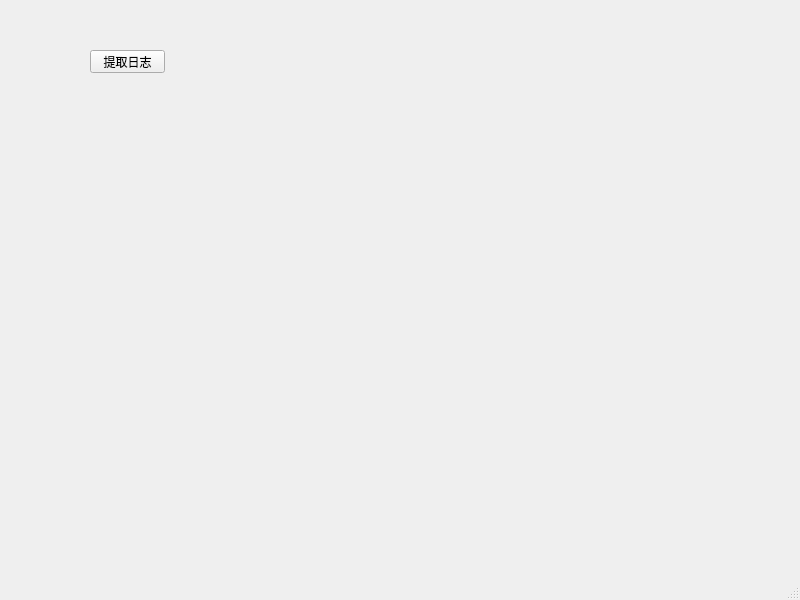
<?xml version="1.0" encoding="UTF-8"?>
<ui version="4.0">
 <class>MainWindow</class>
 <widget class="QMainWindow" name="MainWindow">
  <property name="geometry">
   <rect>
    <x>0</x>
    <y>0</y>
    <width>800</width>
    <height>600</height>
   </rect>
  </property>
  <property name="windowTitle">
   <string>MainWindow</string>
  </property>
  <widget class="QWidget" name="centralwidget">
   <widget class="QPushButton" name="pushButton">
    <property name="geometry">
     <rect>
      <x>90</x>
      <y>50</y>
      <width>75</width>
      <height>23</height>
     </rect>
    </property>
    <property name="text">
     <string>提取日志</string>
    </property>
   </widget>
  </widget>
  <widget class="QMenuBar" name="menubar">
   <property name="geometry">
    <rect>
     <x>0</x>
     <y>0</y>
     <width>800</width>
     <height>23</height>
    </rect>
   </property>
  </widget>
  <widget class="QStatusBar" name="statusbar"/>
 </widget>
 <resources/>
 <connections/>
</ui>
